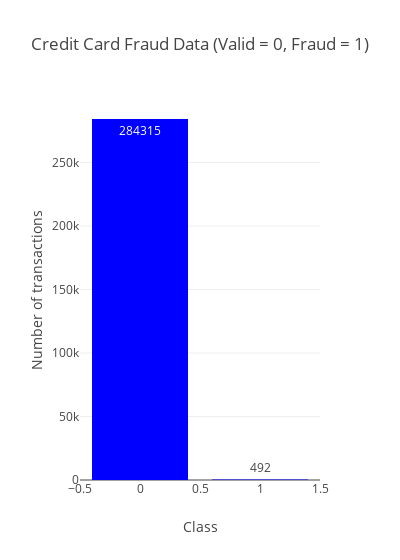

Here is the notebook cell this chart was saved with:
### Code cell
temp = data_df["Class"].value_counts()
df = pd.DataFrame({'Class': temp.index,'values': temp.values})

trace = go.Bar(
    x = df['Class'],y = df['values'],
    name="Credit Card Fraud Data (Valid = 0, Fraud = 1)",
    marker=dict(color="Blue"),
    text=df['values']
)
data = [trace]
layout = dict(title = 'Credit Card Fraud Data (Valid = 0, Fraud = 1)',
          xaxis = dict(title = 'Class', showticklabels=True), 
          yaxis = dict(title = 'Number of transactions'),
          hovermode = 'closest',width=400
         )
fig = dict(data=data, layout=layout)
iplot(fig, filename='class')

### Figure 1 — Plotly figure (JSON) as saved in the notebook; plotly's stock layout.template omitted (floating-point values rounded to 4 significant figures)
{"data": [{"marker": {"color": "Blue"}, "name": "Credit Card Fraud Data (Valid = 0, Fraud = 1)", "text": [284315, 492], "type": "bar", "uid": "94fc9a3d-8c89-4bfe-bf82-b75e0c8dfa29", "x": [0, 1], "y": [284315, 492]}], "layout": {"hovermode": "closest", "title": {"text": "Credit Card Fraud Data (Valid = 0, Fraud = 1)"}, "width": 400, "xaxis": {"showticklabels": true, "title": {"text": "Class"}}, "yaxis": {"title": {"text": "Number of transactions"}}}}
